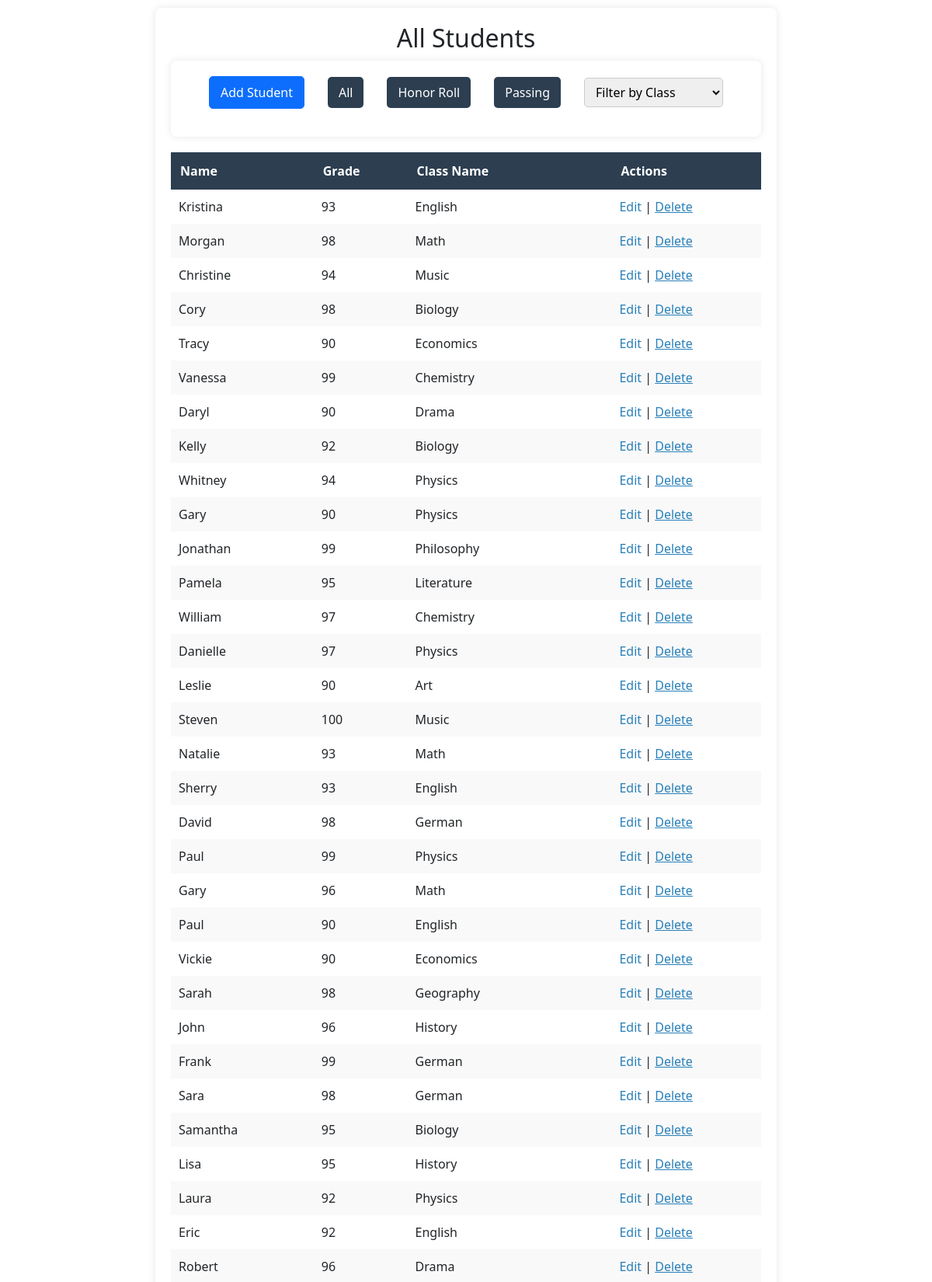
/?min_grade=90 (upper part), run on the app's committed database.
### tables this page shows
CREATE TABLE students (
    id INTEGER PRIMARY KEY AUTOINCREMENT,
    name TEXT NOT NULL,
    class_id INTEGER,
    grade INTEGER,
    FOREIGN KEY (class_id) REFERENCES classes(id)
);

CREATE TABLE classes (
    id INTEGER PRIMARY KEY AUTOINCREMENT,
    name TEXT NOT NULL
);

### app.py (the view)
@app.route('/')
def index():
    min_grade = request.args.get('min_grade')
    class_id = request.args.get('class_id')
    conn = sqlite3.connect('workshop_sample.db')
    conn.row_factory = sqlite3.Row
    query = '''
        SELECT students.id, students.name, students.grade, classes.name as class_name
        FROM students
        JOIN classes ON students.class_id = classes.id
        WHERE 1=1
    '''
    params = []
    if min_grade:
        query += ' AND grade >= ?'
        params.append(min_grade)
    if class_id:
        query += ' AND class_id = ?'
        params.append(class_id)
    students = conn.execute(query, params).fetchall()
    conn.close()
    classes = get_classes()
    return render_template('index.html', students=students, classes=classes)

### app.py (called while the page is built)
def get_classes():
    conn = sqlite3.connect('workshop_sample.db')
    conn.row_factory = sqlite3.Row
    classes = conn.execute('SELECT * FROM classes').fetchall()
    conn.close()
    return classes

### templates/index.html (shortened to what this page needs)
<!DOCTYPE html>
<html>
<head>
    <link rel="stylesheet" href="{{ url_for('static', filename='style.css') }}">
    <link href="https://cdn.jsdelivr.net/npm/bootstrap@5.3.3/dist/css/bootstrap.min.css" rel="stylesheet">
</head>
<body>
<section>
    <h2>All Students</h2>
    <nav>
        <ul class="filter-toolbar">
            <li>
                <button type="button" class="btn btn-primary" data-bs-toggle="modal" data-bs-target="#addStudentModal">
                    Add Student
                </button>
            </li>
            <li><a href="/" class="button">All</a></li>
            <li><a href="/?min_grade=90" class="button">Honor Roll</a></li>
            <li><a href="/?min_grade=70" class="button">Passing</a></li>
            <li>
            <form method="GET" action="/">
                <select name="class_id" onchange="this.form.submit()">
                <option value="">Filter by Class</option>
                </select>
            </form>
            </li>
        </ul>
    </nav>
    <table>
        <thead>
            <tr>
            <th>Name</th>
            <th>Grade</th>
            <th>Class Name</th>
            <th>Actions</th>
            </tr>
        </thead>
        <tbody>
            {% for student in students %}
            <tr>
            <td>{{ student['name'] }}</td>
            <td>{{ student['grade'] }}</td>
            <td>{{ student['class_name'] }}</td>
            <td>
            <a href="/edit/{{ student['id'] }}">Edit</a> |
            <form action="/delete/{{ student['id'] }}" method="POST" style="display:inline;" onsubmit="return confirm('Are you sure you want to delete this student?');">
                <button type="submit" style="background:none; border:none; color:#2980b9; text-decoration:underline; cursor:pointer; padding:0;">
                Delete
                </button>
            </form>
            </td>
            </tr>
            {% endfor %}
        </tbody>
    </table>
</section>
</body>
</html>

### static/style.css (style rules this page uses)
*, html, body { scroll-behavior: smooth !important; }
body { background-color: #f4f4f4; font-family: 'Segoe UI', sans-serif; margin: 0; padding: 0; }
.filter-toolbar .btn { padding: 8px 14px; font-size: 1rem; border-radius: 5px; }
header, nav, section, footer { padding: 20px; margin: 10px auto; max-width: 800px; background: white; border-radius: 8px; box-shadow: 0 0 10px rgba(0,0,0,0.1); }
h1, h2 { color: #2c3e50; text-align: center; }
nav ul { display: flex; justify-content: center; list-style: none; padding: 0; }
nav li { margin: 0 10px; }
table { width: 100%; border-collapse: collapse; margin-top: 10px; }
th, td { padding: 10px; border: 1px solid #ccc; text-align: left; }
form { display: flex; flex-direction: column; gap: 10px; }
input, button { padding: 8px; font-size: 1rem; border: 1px solid #ccc; border-radius: 5px; }
button { background-color: #2c3e50; color: white; cursor: pointer; }
table { width: 100%; border-collapse: collapse; margin-top: 20px; font-size: 16px; }
thead { background-color: #2c3e50; color: #ffffff; }
th { padding: 12px; text-align: left; border-bottom: 2px solid #ddd; }
td { padding: 10px; border-bottom: 1px solid #ddd; }
tbody tr:nth-child(even) { background-color: #f9f9f9; }
tbody tr:nth-child(odd) { background-color: #ffffff; }
td a { color: #2980b9; text-decoration: none; }
.filter-toolbar { display: flex; justify-content: center; align-items: center; list-style: none; padding: 0; gap: 10px; }
.filter-toolbar li a.button { display: inline-block; padding: 8px 14px; background-color: #2c3e50; color: #fff; text-decoration: none; border-radius: 5px; transition: background-color 0.2s ease; }
.filter-toolbar form select { padding: 6px 10px; font-size: 1rem; border: 1px solid #ccc; border-radius: 5px; }

### data on the page
students: name "Kristina", grade "93", class_name "English"
students: name "Morgan", grade "98", class_name "Math"
students: name "Christine", grade "94", class_name "Music"
students: name "Cory", grade "98", class_name "Biology"
students: name "Tracy", grade "90", class_name "Economics"
students: name "Vanessa", grade "99", class_name "Chemistry"
students: name "Daryl", grade "90", class_name "Drama"
students: name "Kelly", grade "92", class_name "Biology"
students: name "Whitney", grade "94", class_name "Physics"
students: name "Gary", grade "90", class_name "Physics"
students: name "Jonathan", grade "99", class_name "Philosophy"
students: name "Pamela", grade "95", class_name "Literature"
students: name "William", grade "97", class_name "Chemistry"
students: name "Danielle", grade "97", class_name "Physics"
students: name "Leslie", grade "90", class_name "Art"
students: name "Steven", grade "100", class_name "Music"
students: name "Natalie", grade "93", class_name "Math"
students: name "Sherry", grade "93", class_name "English"
students: name "David", grade "98", class_name "German"
students: name "Paul", grade "99", class_name "Physics"
students: name "Gary", grade "96", class_name "Math"
students: name "Paul", grade "90", class_name "English"
students: name "Vickie", grade "90", class_name "Economics"
students: name "Sarah", grade "98", class_name "Geography"
students: name "John", grade "96", class_name "History"
students: name "Frank", grade "99", class_name "German"
students: name "Sara", grade "98", class_name "German"
students: name "Samantha", grade "95", class_name "Biology"
students: name "Lisa", grade "95", class_name "History"
students: name "Laura", grade "92", class_name "Physics"
students: name "Eric", grade "92", class_name "English"
students: name "Robert", grade "96", class_name "Drama"
